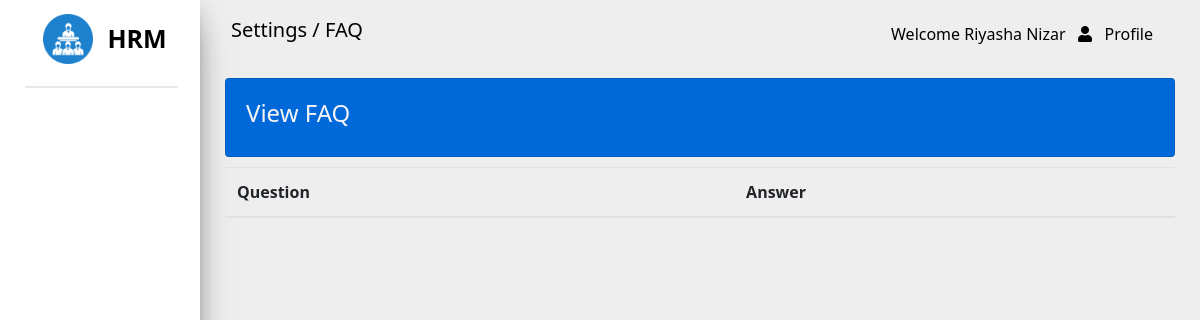
Before: /pages/faq/index.php (signed in) with the older database file.
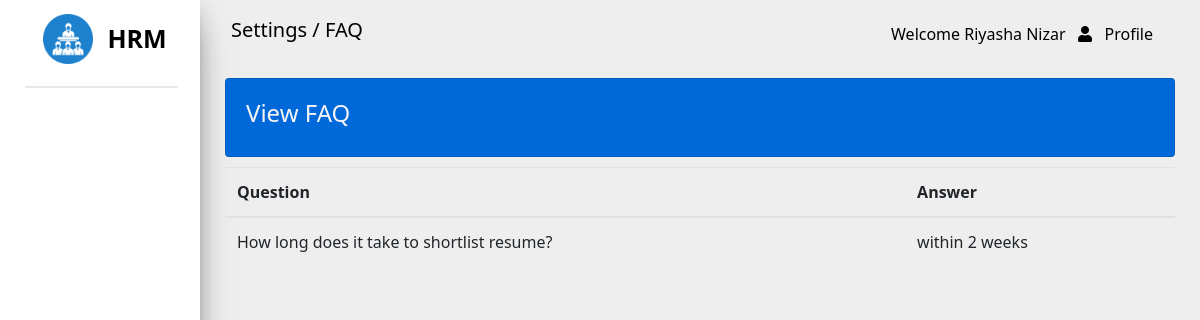
After: the same page with the newer database file.
### tables this page shows
CREATE TABLE IF NOT EXISTS `faq` (
  `id` int NOT NULL AUTO_INCREMENT,
  `question` varchar(255) NOT NULL,
  `answer` varchar(255) NOT NULL,
  PRIMARY KEY (`id`)
);

### core/services/common-service.php (called while the page is built, shortened)
<?php
    function getUsername() {
        return $_SESSION["fullname"];
    }
?>

### core/services/faq-service.php (called while the page is built, shortened)
<?php
    function getAllFAQ($conn) {
        $query = "SELECT * from faq";
        return $conn->query($query);
    }
?>

### pages/faq/index.php (the view, shortened to what this page needs)
<?php
    require '../../core/services/common-service.php';
    require '../../core/services/faq-service.php';
?>
<!DOCTYPE html>
<html lang="en">
<head>
    <link rel="stylesheet" href="https://use.fontawesome.com/releases/v5.7.0/css/all.css"
>
    <link rel="stylesheet" href="../../assets/css/common.css" />
    <link rel="stylesheet" href="../../assets/css/faq.css" />
</head>
<body>
    <div class="row max-width">
        <div class="col-md-2 side-content">
            <img src="../../assets/images/hrm.png" width="50px" />
            <label>HRM</label>
            <br />
            <div class="break-line"></div>
        </div>
        <div class="col-md-10 nav-content">
            <nav class="navbar">
                <label class="navbar-brand">Settings / FAQ</label>
                <div class="dropdown">
                    <button class="dropbtn" onclick="showDropDown()">
                        Welcome <?php echo getUserName();?> &nbsp
                        <span class="fa fa-user" onclick="showDropDown()"></span> &nbsp Profile
                    </button>
                </div>
            </nav>
            <div class="column maintain-paddings">
                <div class="card main-card">
                    <div class="row more-top-margin">
                        <div class="col-md-12">
                            <h4>View FAQ</h4>
                        </div>
                    </div>
                </div>
                <div class="slight-top-margin">
                    <table class="table">
                        <thead>
                            <tr>
                                <th>Question</th>
                                <th>Answer</th>
                            </tr>
                        </thead>
                        <tbody>
                            <?php
                                $result = getAllFAQ($conn);
                                while($row = mysqli_fetch_assoc($result)) {
                            ?>
                            <tr>
                                <td><?php echo $row["question"];?></td>
                                <td><?php echo $row["answer"];?></td>
                            </tr>
                            <?php
                                }
                            ?>
                        </tbody>
                    </table>
                </div>
            </div>
        </div>
    </div>
</body>
</html>

Changed rows visible on the page:
added faq: question "How long does it take to shortlist resume?", answer "within 2 weeks"
